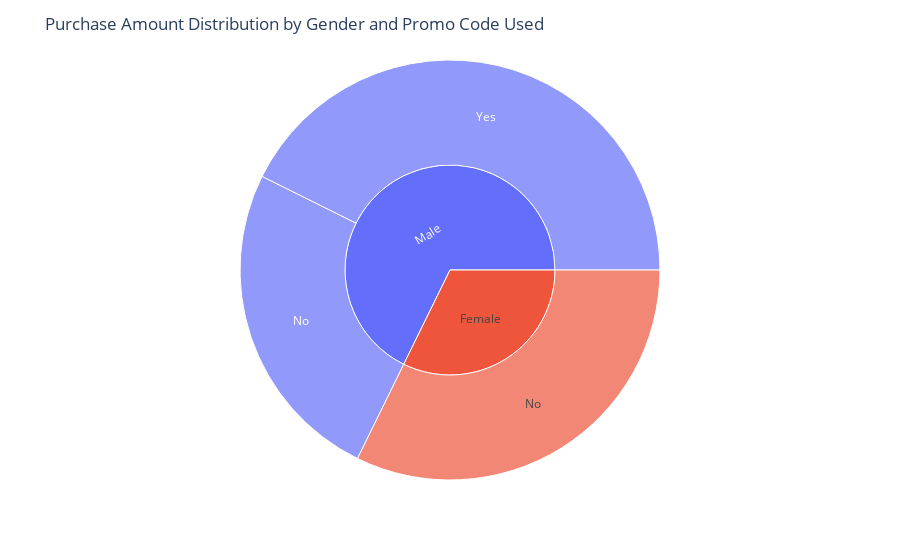

Source (notebook cell):
### Code cell
fig = px.sunburst(shop, path=['Gender', 'Promo Code Used'], values='Purchase Amount (USD)')
fig.update_layout(title='Purchase Amount Distribution by Gender and Promo Code Used')
fig.show()

### Figure 1 — Plotly figure (JSON) as saved in the notebook; plotly's stock layout.template omitted (floating-point values rounded to 4 significant figures)
{"data": [{"branchvalues": "total", "domain": {"x": [0, 1], "y": [0, 1]}, "hovertemplate": "labels=%{label}<br>Purchase Amount (USD)=%{value}<br>parent=%{parent}<br>id=%{id}<extra></extra>", "ids": ["Female/No", "Male/No", "Male/Yes", "Female", "Male"], "labels": ["No", "No", "Yes", "Female", "Male"], "name": "", "parents": ["Female", "Male", "Male", "", ""], "type": "sunburst", "values": [75191, 58479, 99411, 75191, 157890]}], "layout": {"legend": {"tracegroupgap": 0}, "margin": {"t": 60}, "title": {"text": "Purchase Amount Distribution by Gender and Promo Code Used"}}}
